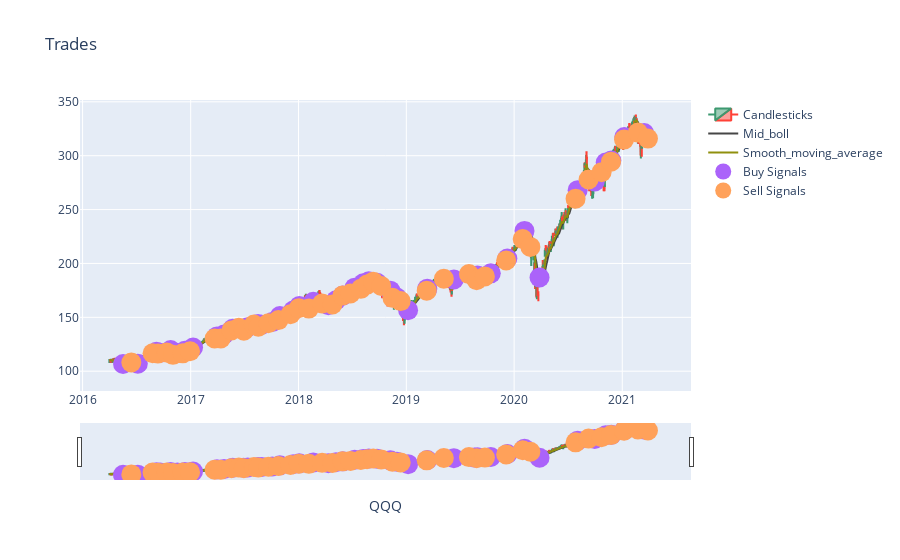

The code cell stored with this chart in its notebook:
### Code cell
tester.trades_plot(buy_signal=tester.buy_signal, sell_signal=tester.sell_signal, plot_title='Trades')
